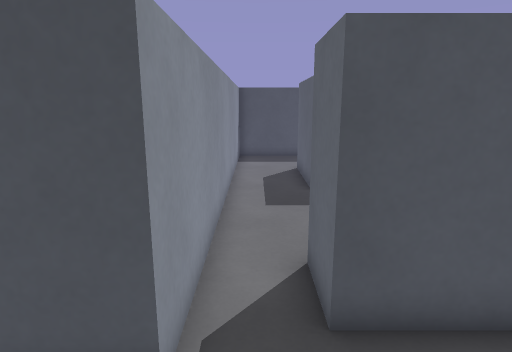
[1] (above)

17 first-person views from a walk through a 3-D level made in the Godot game engine. The camera is 1.5 m above the floor, tilts 12° down and sees 75° across. The floor is counted in squares, 0.5 m on a side. Each view is taken from the middle of a square. On the plan, view 1 faces up. The plan holds only what a view shows up to about 20 squares ahead; the rest is blank. The place goes on beyond the plan. Surface patterns are stand-ins for the level's own textures.

[2]
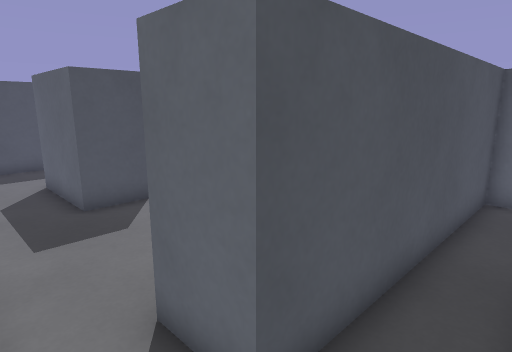

[3]
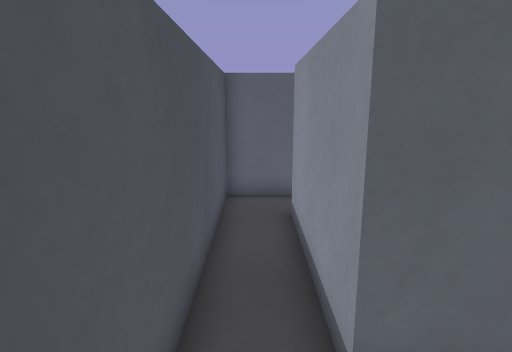

[4]
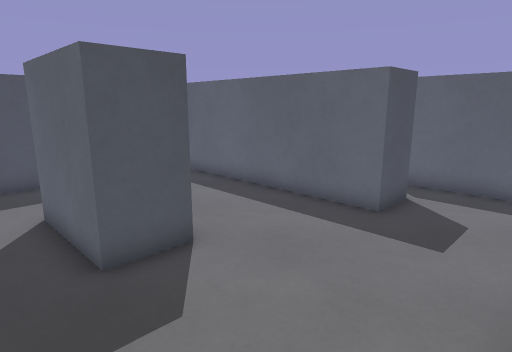

[5]
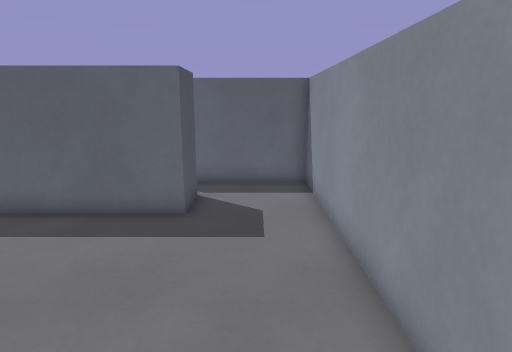

[6]
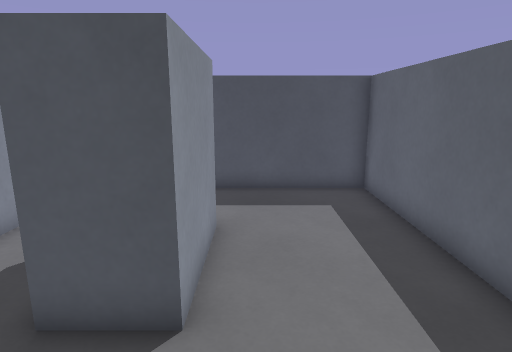

[7]
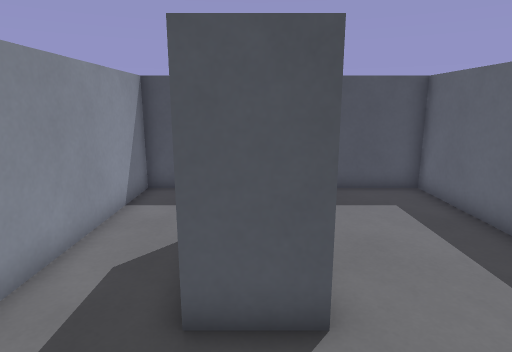

[8]
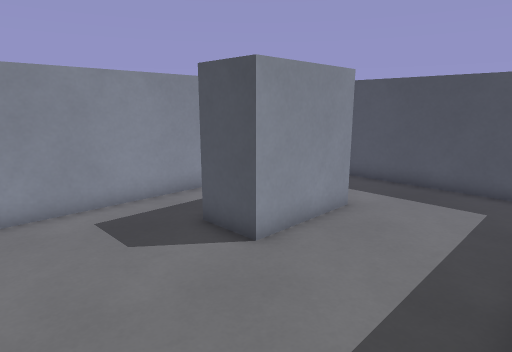

[9]
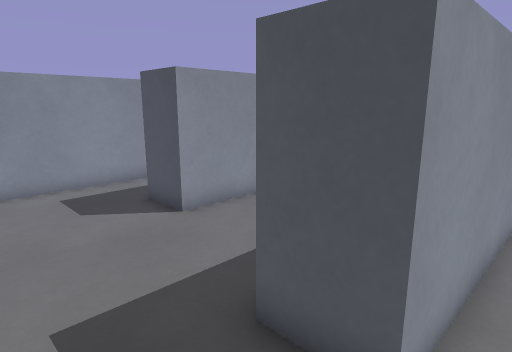

[10]
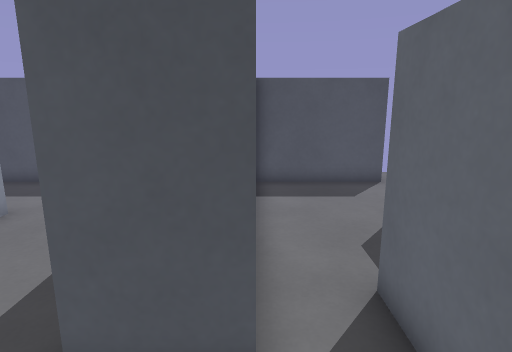

[11]
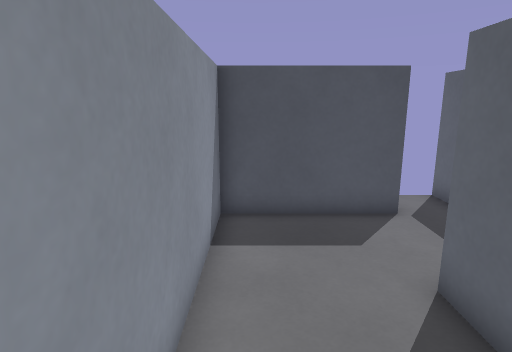

[12]
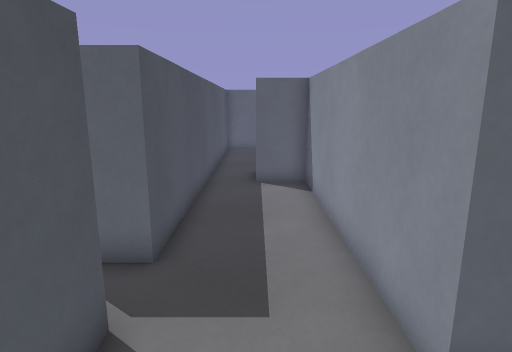

[13]
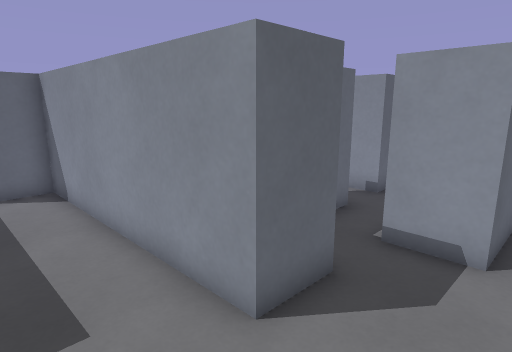

[14]
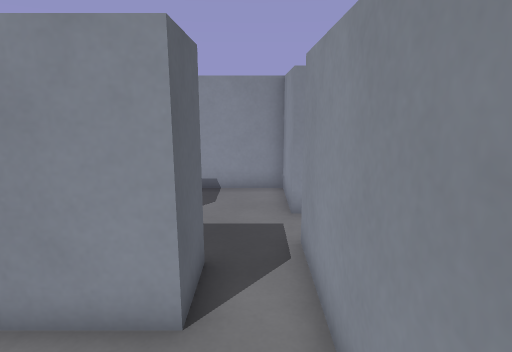

[15]
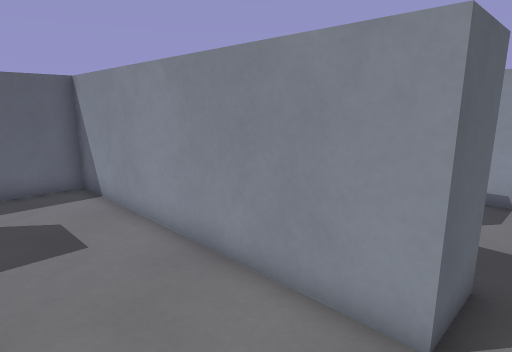

[16]
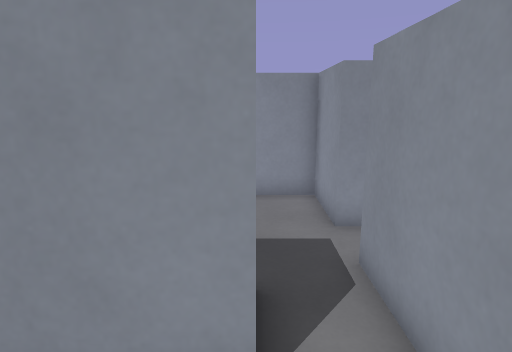

[17]
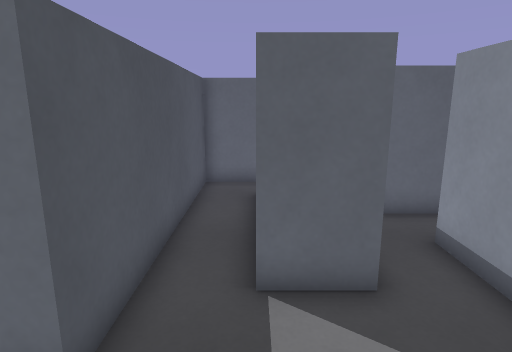

### Floor plan
Points are (right, up) in squares from view 1. A wall is a line through its corners. A room is listed if a view was taken in it or the views show most of it. See-through windows are left out.
Room 1 (views 1, 2, 3, 4, 17)
walls: (3, -0.1) (3, 2) (9, 2); (-1.8, 1) (-1, 1) (-1, -0.5); (-1, 6.5) (-1, 3) (-2.8, 3); (11, 1.8) (11, 4) (1, 4) (1, 6)
ways out: opening at (0, 6) to room 2; opening at (1, 0.5); opening at (10, 3)
Room 2 (views 5, 6, 7, 8, 9, 10, 11, 14, 15, 16)
walls: (4, 16.1) (4, 12) (2, 12) (2, 16); (11, 12.5) (11, 10) (9, 10) (9, 20) (-1, 20) (-1, 6.5); (1, 6) (13, 6) (13, 12)
ways out: opening at (0, 6) to room 1; opening at (12, 12) to room 3
Room 3 (views 12, 13)
walls: (15, 13.9) (15, 16) (16.5, 16); (13, 12) (15, 12); (16.1, 20) (11, 20) (11, 12.5)
ways out: opening at (12, 12) to room 2; opening at (15.5, 18) to room 4; opening at (15, 13)
Room 4 (no view inside)
walls: (16.5, 16) (25, 16) (25, 18); (25.5, 20) (18, 20) (18, 22)
ways out: opening at (15.5, 18) to room 3

Positions as (right, up) in squares from view 1, and headings:
1: (0, 0), facing up
2: (-1, 2), facing up-right
3: (0, 3), facing right
4: (0, 6), facing up-right
5: (0, 8), facing right
6: (5, 8), facing up
7: (3, 8), facing up
8: (9, 7), facing up-left
9: (12, 7), facing up-left
10: (11, 7), facing up
11: (12, 11), facing up
12: (12, 18), facing right
13: (12, 19), facing down-right
14: (0, 10), facing down
15: (0, 10), facing down-right
16: (1, 9), facing down
17: (-2, 2), facing right
